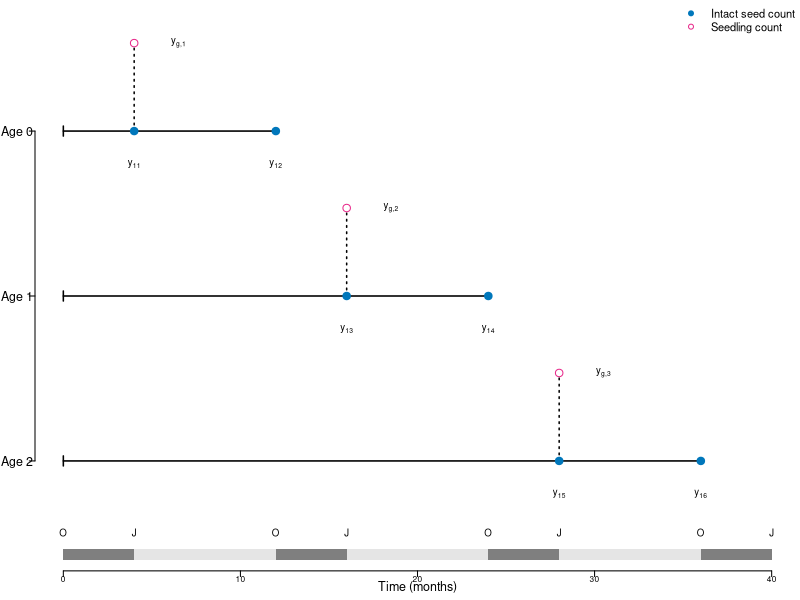
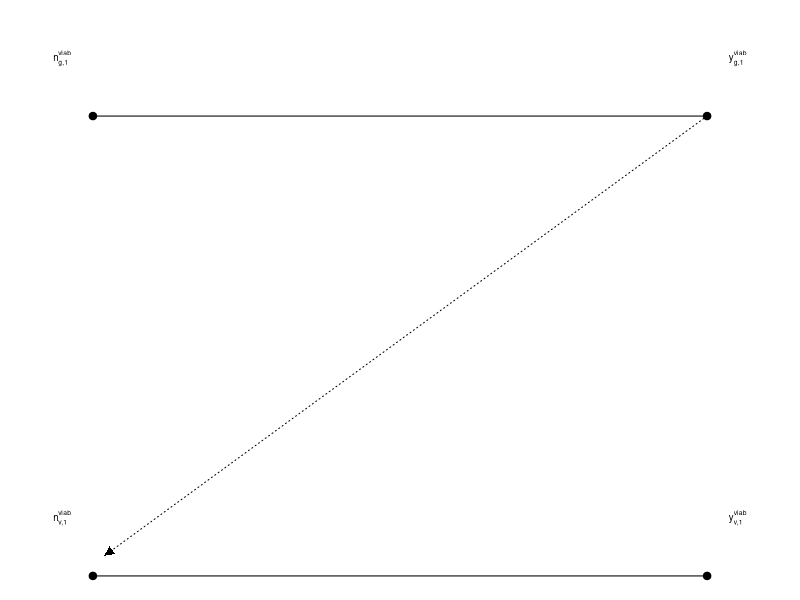
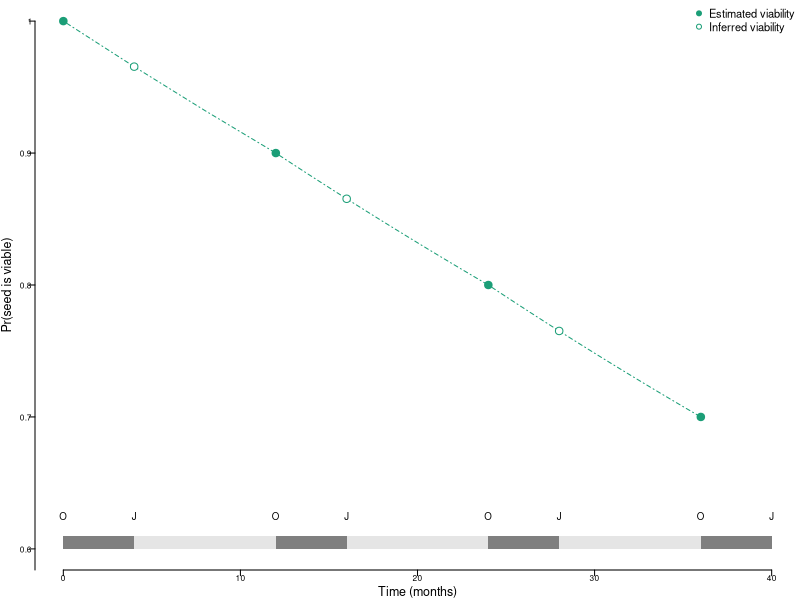
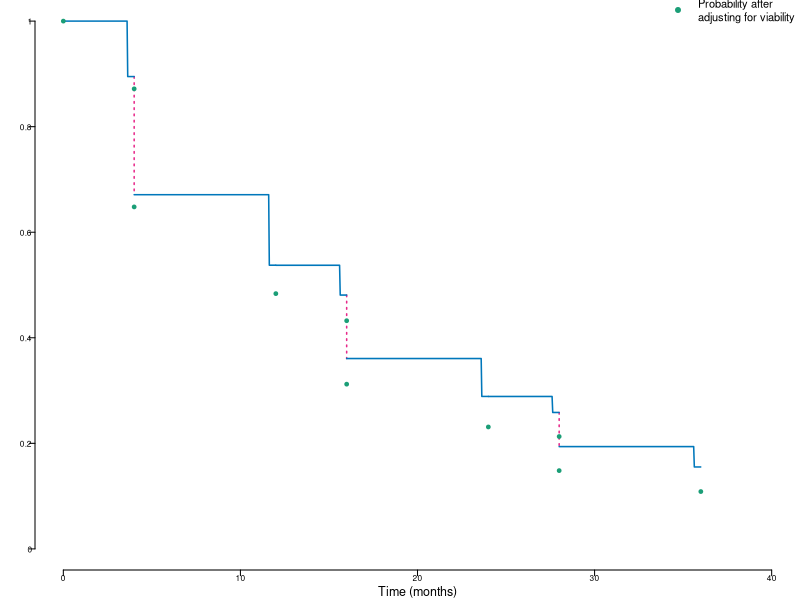

R code for these plots, in order:
####
####
# Code for conceptual figure describing seed bank data
# Produces graphs in Figure 2B focused on belowground parts of demography
####
####

# set font sizes
pt12 = 1
pt10 = 10/12
pt9 = 9/12
pt8 = 8/12
pt7 = 7/12
pt6 = 6/12

# scale figure dimensions
scale = .9

# - Panel for seed bag trials ----

adj.y = 5
adj.y2 = 10

# two one panel plots
tiff("products/figures/seed-bag-trials.tif",
     units='px',height = 800*2*scale, width = 800*3*scale,res=800,compression='lzw')

par(mfrow=c(1,1),mar=c(0,.25,0,0),
    oma=c(1.5,1.5,0,0), mgp=c(3,.1,0))

# times at which bags were collected
t.sample = c(0,4,4,12,16,16,24,28,28,36)/36

# plotting frame
plot(NA,
     xlim=c(0,40),ylim=c(6,40-adj.y*2),
     type='n',frame=FALSE,
     axes=FALSE)

# x axis (time)
axis(1, c(0,10,20,30,40), 
     cex.axis = pt6, pos = 5,
     las = 1,  tck=-0.01, padj = -1,
     col = 'black', col.ticks = 1, 
     cex.axis = pt6)

# y axis (experimental round)
axis(2, c(35-adj.y*2,22.5-adj.y,10), tck=-0.01, 
     labels = c("Age 0","Age 1","Age 2"), 
     col = "black", col.ticks = c(1,1,1,1,1,1,0), las =2 ,
     cex.axis=pt9)

# full time of each set of seed bags in the round
arrows(0, 35-adj.y*2, 12, 35-adj.y*2, length=0.05, angle=90, code=1,lwd=1.5)
arrows(0, 22.5-adj.y, 24, 22.5-adj.y, length=0.05, angle=90, code=1,lwd=1.5)
arrows(0, 10, 36, 10, length=0.05, angle=90, code=1,lwd=1.5)

# add observations of seedlings
segments(x0=c(4,16,28),
         y0=c(35-adj.y*2,22.5-adj.y,10),
         y1=c(39-adj.y*2,26.5-adj.y,14),
         lwd=1.5,lty='dotted')

# add points for observations at each time
points(x=c(4,4,12,16,16,24,28,28,36),
       y=c(c(35,39,35)-adj.y*2,c(22.5,26.5,22.5)-adj.y,10,14,10),
       pch=c(19,21,19,19,21,19,19,21,19),cex=1,
       bg=c("#0077bb","white","#0077bb","#0077bb","white","#0077bb","#0077bb","white","#0077bb"),
       col=c("#0077bb","#e7298a","#0077bb","#0077bb","#e7298a","#0077bb","#0077bb","#e7298a","#0077bb"))

# observations of age 0 seeds
text(x=4,34-adj.y*2-.5,expression(paste(y)[11]),cex=pt7)
text(x=12,34-adj.y*2-.5,expression(paste(y)[12]),cex=pt7)
text(x=6.5,39-adj.y*2,expression(paste(y["g,1"])),cex=pt7)

# observations of age 1 seeds
text(x=(16),21.5-adj.y-.5,expression(paste(y)[13]),cex=pt7)
text(x=(24),21.5-adj.y-.5,expression(paste(y)[14]),cex=pt7)
text(x=18.5,26.5-adj.y,expression(paste(y["g,2"])),cex=pt7)

# observations of age 2 seeds
text(x=(28),9-.5,expression(paste(y)[15]),cex=pt7)
text(x=(36),9-.5,expression(paste(y)[16]),cex=pt7)
text(x=30.5,14,expression(paste(y["g,3"])),cex=pt7)

# legend
legend("topright",
       pch = c(19,21),
       col = c('#0077bb','#e7298a'),#,'black','black'),
       lty = c(FALSE,FALSE,1,3),
       legend = c("Intact seed count", "Seedling count"),#,"Survival",'Germination'),
       cex=pt8,
       box.lty=0,
       bg=NA)

# time (months)
rect(c(0,4,12,16,24,28,36),5.5,c(4,12,16,24,28,36,40),6,
     col=c('gray50','gray90'),border=0,lwd=0)
# add time of year
text(c(0,4,12,16,24,28,36,40),6.75,
     c("O","J"),cex=pt7)
mtext("Time (months)",side=1,line=.25,cex=pt9)

dev.off()



# - Panel for lab germination and viability trials ----

tiff("products/figures/lab-trials.tif",
     units='px',height = 800*1.5*scale, width = 800*2*scale,res=800,compression='lzw')

par(mfrow=c(1,1),mar=c(0,0,0,0),
    oma=c(0,0,0,0)+.1, mgp=c(3,.1,0))

# plotting frame
plot(NA,
     xlim=c(9,21),ylim=c(.4,.64),
     type='n',frame=FALSE,
     axes=FALSE)

# germination trails
segments(x0=c(10),
         x1=c(20),
         y0=c(.6))
points(x=c(10,20),y=c(.6,.6),pch=19)

# viability trials
segments(x0=c(10),
         x1=c(20),
         y0=c(.4))
points(x=c(10,20),y=c(.4,.4),pch=19)

# connect germination and viability trials
segments(x0=20,x1=10.25,y0=.6,y1=.41,lty='dotted')
shape::Arrows(x0=20,x1=10.25,y0=.6,y1=.41, arr.type="triangle", 
              arr.width=.2,arr.length=.2,lty=0)

# label observations
text(x=9.5,.625,expression(paste(n)["g,1"]^"viab"),cex=pt7)
text(x=20.5,.625,expression(paste(y)["g,1"]^"viab"),cex=pt7)

text(x=9.5,.425,expression(paste(n)["v,1"]^"viab"),cex=pt7)
text(x=20.5,.425,expression(paste(y)["v,1"]^"viab"),cex=pt7)

dev.off()


# - Functions ----
## Exponential survival function

f.exp = function(t,lam=lambda){
  return(exp(-(t/beta)^alpha))
}

## Discrete survival function

f.discrete = function(t,t_min,t_max){
  t_step = t_max-.01
  if(t<t_step){
    val = exp(-(t_min))
  } else {
    val = exp(-(t_max))
  }
  return(val)
}

# - Simulated data ----
# this is sort of messy
# it started out that I simulated data from a seed bank with constant survivorship
# so used an exponential survival function
# then I moved to plot the survival in discrete terms, so wrote a function to translate the
# continuous to exponential
# I'm leaving it like this because the continuous can be converted to the discrete
# and this is a conceptual illustration but if I were starting over I would 
# start with a discrete simulation

# number of seeds starting the trials
n = 100
# scale parameter
lambda = 1
# translate scale parameter to terms for Weibull
beta=1/lambda
# shape parameter
alpha=1

# conditional probability of germination (all *intact* seeds have x% germination probability)
g = c(.25,.25,.25)

# viability at the end of the year for age 0, 1, and 2 seeds
v = c(.9,.8,.7)

# - Calculate age-specific probabilities and survivorship schedule ----

## sample times
t.sample = t = c(0,4,4,12,16,16,24,28,28,36)/36

# Calculate age-specific survival probability
Oct_0 = 1

Janpre_1 = f.exp(t=t.sample[2])
Jangerm_1 = g[1]
Janpost_1 = (1-g[1])
Oct_1 = f.exp(t=t.sample[4])/f.exp(t=t.sample[3])

Janpre_2 = f.exp(t=t.sample[5])/f.exp(t=t.sample[4])
Jangerm_2 = g[2]
Janpost_2 = (1-g[2])
Oct_2 = f.exp(t=t.sample[7])/f.exp(t=t.sample[6])

Janpre_3 = f.exp(t=t.sample[8])/f.exp(t=t.sample[7])
Jangerm_3 = g[3]
Janpost_3 = (1-g[3])
Oct_3 = f.exp(t=t.sample[10])/f.exp(t=t.sample[9])

# Calculate survivorship schedule
l.x=c()
l.x[1]=1
l.x[2]=Janpre_1
l.x[3]=Janpost_1*Janpre_1
l.x[4]=Oct_1*Janpost_1*Janpre_1
l.x[5]=Janpre_2*Oct_1*Janpost_1*Janpre_1
l.x[6]=Janpost_2*Janpre_2*Oct_1*Janpost_1*Janpre_1
l.x[7]=Oct_2*Janpost_2*Janpre_2*Oct_1*Janpost_1*Janpre_1
l.x[8]=Janpre_3*Oct_2*Janpost_2*Janpre_2*Oct_1*Janpost_1*Janpre_1
l.x[9]=Janpost_3*Janpre_3*Oct_2*Janpost_2*Janpre_2*Oct_1*Janpost_1*Janpre_1
l.x[10]=Oct_3*Janpost_3*Janpre_3*Oct_2*Janpost_2*Janpre_2*Oct_1*Janpost_1*Janpre_1
l.x[11]=NA

# conditional probability of germination

g.v=c()
g.v[1] = g[1]/(1-(1-v[1]^(1/3))*(1-g[1]))
g.v[2] = g[2]/(1-(1-(v[1]*(v[2]/v[1])^(1/3)))*(1-g[2]))
g.v[3] = g[3]/(1-(1-(v[2]*(v[3]/v[2])^(1/3)))*(1-g[3]))

# Calculate age-specific survival probability
Oct_0.v = 1

Janpre_1.v = f.exp(t=t.sample[2])*(g[1]+(1-g[1])*v[1]^(1/3))
Jangerm_1.v = g.v[1]
Janpost_1.v = (1-g.v[1])
Oct_1.v = (f.exp(t=t.sample[4])*v[1])/(f.exp(t=t.sample[3])*(v[1])^(1/3))

Janpre_2.v =( f.exp(t=t.sample[5])*(g[2]+(1-g[2])*v[1]*(v[2]/v[1])^(1/3)))/(f.exp(t=t.sample[4])*v[1])
Jangerm_2.v = g.v[2]
Janpost_2.v = (1-g.v[2])
Oct_2.v = (f.exp(t=t.sample[7])*v[2])/(f.exp(t=t.sample[6])*v[1]*(v[2]/v[1])^(1/3))

Janpre_3.v = (f.exp(t=t.sample[8])*(g[3]+(1-g[3])*v[2]*(v[3]/v[2])^(1/3)))/(f.exp(t=t.sample[7])*v[2])
Jangerm_3.v = g.v[3]
Janpost_3.v = (1-g.v[3])
Oct_3.v = (f.exp(t=t.sample[10])*v[3])/(f.exp(t=t.sample[9])*v[2]*(v[3]/v[2])^(1/3))

# Calculate survivorship schedule
l.x.viability=c()
l.x.viability[1]=1
l.x.viability[2]=Janpre_1.v
l.x.viability[3]=Janpost_1.v*Janpre_1.v
l.x.viability[4]=Oct_1.v*Janpost_1.v*Janpre_1.v
l.x.viability[5]=Janpre_2.v*Oct_1.v*Janpost_1.v*Janpre_1.v
l.x.viability[6]=Janpost_2.v*Janpre_2.v*Oct_1.v*Janpost_1.v*Janpre_1.v
l.x.viability[7]=Oct_2.v*Janpost_2.v*Janpre_2.v*Oct_1.v*Janpost_1.v*Janpre_1.v
l.x.viability[8]=Janpre_3.v*Oct_2.v*Janpost_2.v*Janpre_2.v*Oct_1.v*Janpost_1.v*Janpre_1.v
l.x.viability[9]=Janpost_3.v*Janpre_3.v*Oct_2.v*Janpost_2.v*Janpre_2.v*Oct_1.v*Janpost_1.v*Janpre_1.v
l.x.viability[10]=Oct_3.v*Janpost_3.v*Janpre_3.v*Oct_2.v*Janpost_2.v*Janpre_2.v*Oct_1.v*Janpost_1.v*Janpre_1.v
l.x.viability[11]=NA


# - Panel for lab trial data ----
# figure shows viability estimated in the lab in October
# and viability inferred to the intervening times, with January marked in open circle

tiff("products/figures/viability-data.tif",
     units='px',height = 800*2*scale, width = 800*2*scale,res=800,compression='lzw')

par(mfrow=c(1,1),mar=c(0,.25,0,0),
    oma=c(1.5,1.5,0,0), mgp=c(3,.1,0))
t.sample = c(0,4,4,12,16,16,24,28,28,36)/36

## Panel B
## Viability and inferred viability
plot(NA,
     xlim=c(0,40),ylim=c(.6,1),
     type='n',frame=FALSE,
     axes=FALSE)

axis(1, c(0,10,20,30,40), 
     cex.axis = pt6,
     las = 1,  tck=-0.01, padj = -1,
     col = 'black', col.ticks = 1, 
     cex.axis = pt6)

axis(2, seq(.5,1,by=.1),
     labels = seq(.5,1,by=.1),
     tck=-0.01, las=1, hadj=1.1,
     col = 'black', col.ticks = 1, 
     cex.axis = pt6)
mtext('Pr(seed is viable)',side=2,line=1,adj=.5,col='black',cex=pt9)
mtext("Time (months)",side=1,line=.5,cex=pt9)

x0=seq(0,1,by=1/3)
lines(x=x0*12,v[1]^(x0),
      lty='dotdash',col='#1b9e77')

x1=seq(1,2,by=.01)
lines(x=x1*12,v[1]*(v[2]/v[1])^(x1-1),
      lty='dotdash',col='#1b9e77')

x2=seq(2,3,by=.01)
lines(x=x2*12,v[2]*(v[3]/v[2])^(x2-2),
      lty='dotdash',col='#1b9e77')

points(c(0,12,24,36),
       c(1,v),
       pch=19,
       col='#1b9e77')
points(c(4,16,28), 
       c(v[1]^(1/3), v[1]*(v[2]/v[1])^(1/3), v[2]*(v[3]/v[2])^(1/3)),
       pch=21,bg='white',
       col='#1b9e77')

legend("topright",
       pch = c(19,21),
       col = c('#1b9e77','#1b9e77'),
       bg = c(NA,'white'),
       legend = c("Estimated viability", "Inferred viability"),
       cex=pt8,
       box.lty=0)

rect(c(0,4,12,16,24,28,36),.6,c(4,12,16,24,28,36,40),.61,
     col=c('gray50','gray90'),lwd=0,border=0)
text(c(0,4,12,16,24,28,36,40),.625,
     c("O","J"),cex=pt7)

dev.off()

# - Panel for combined data ----

#1b9e77 purple
#e7298a green
tiff("products/figures/survival.tif",
     units='px',height = 800*2*scale, width = 800*3*scale,res=800,compression='lzw')

par(mfrow=c(1,1),mar=c(0,.25,0,0),
    oma=c(1.5,1.5,0,0), mgp=c(3,.1,0))

t.sample = c(0,4,4,12,16,16,24,28,28,36)/36

# plot survival function
plot(NA,
     xlim=c(0,40),ylim=c(0,1),
     type='n',frame=FALSE,
     axes=FALSE)

# x axis
axis(1, c(0,10,20,30,40), 
     cex.axis = pt6,
     las = 1,  tck=-0.01, padj = -1,
     col = 'black', col.ticks = 1, 
     cex.axis = pt6)

# y axis
axis(2, c(0,.2,.4,.6,.8,1),
     labels = c(0,.2,.4,.6,.8,1),
     tck=-0.01, las=1, hadj=1.1,
     col = 'black', col.ticks = 1, 
     cex.axis = pt6)

mtext('Pr(remaining in seed bank)',
      side=2,line=1,adj=1.5,col='black',cex=pt9)

l.x.s=l.x[c(3,6,9)]+l.x[c(2,5,8)]*c(Jangerm_1,Jangerm_2,Jangerm_3)

# plot survivorship points on to curve
segments(x0=c(4,16,28),
         y0=c(l.x.s),y1=c(l.x[c(3,6,9)]),
         lty=c('dotted'), col = '#e7298a',lwd=1.5)

## PERSISTENCE CURVE
t1 = seq(0/36,4/36,by=.001)
vals=unlist(lapply(t1,f.discrete,t_min=min(t1),t_max=max(t1)))
lines(t1*36, vals, col = '#0077bb',lwd=1.5)

t2 = seq(4/36,12/36,by=.001)
vals=unlist(lapply(t2,f.discrete,t_min=min(t2),t_max=max(t2)))
lines(t2*36, (1-g[1])*vals, col = '#0077bb',lwd=1.5)

t3 = seq(12/36,16/36,by=.001)
vals=unlist(lapply(t3,f.discrete,t_min=min(t3),t_max=max(t3)))
lines(t3*36, (1-g[1])*vals, col = '#0077bb',lwd=1.5)

t4 = seq(16/36,24/36,by=.001)
vals=unlist(lapply(t4,f.discrete,t_min=min(t4),t_max=max(t4)))
lines(t4*36, (1-g[1])*(1-g[2])*vals, col = '#0077bb',lwd=1.5)

t5 = seq(24/36,28/36,by=.001)
vals=unlist(lapply(t5,f.discrete,t_min=min(t5),t_max=max(t5)))
lines(t5*36, (1-g[1])*(1-g[2])*vals, col = '#0077bb',lwd=1.5)

t6 = seq(28/36,36/36,by=.001)
vals=unlist(lapply(t6,f.discrete,t_min=min(t6),t_max=max(t6)))
lines(t6*36, (1-g[1])*(1-g[2])*(1-g[3])*vals, col = '#0077bb',lwd=1.5)

## VIABILITY CURVE
l.x.s=l.x.viability[c(2,5,8)]

points(t.sample[1:10]*36,l.x.viability[1:10],col='#1b9e77',pch=19,cex=.5)


legend("topright",
       col = c('#0077bb',"#e7298a",'#1b9e77'),
       lty = c(1,3,NA),
       pch = c(NA,NA,19),
       legend = c("Persistence",
                  "Emergence",
                  "Probability after\nadjusting for viability"),
       cex=pt8,
       box.lty=0,inset=c(0,-.1))

mtext("Time (months)",side=1,line=.5,cex=pt9)


dev.off()



